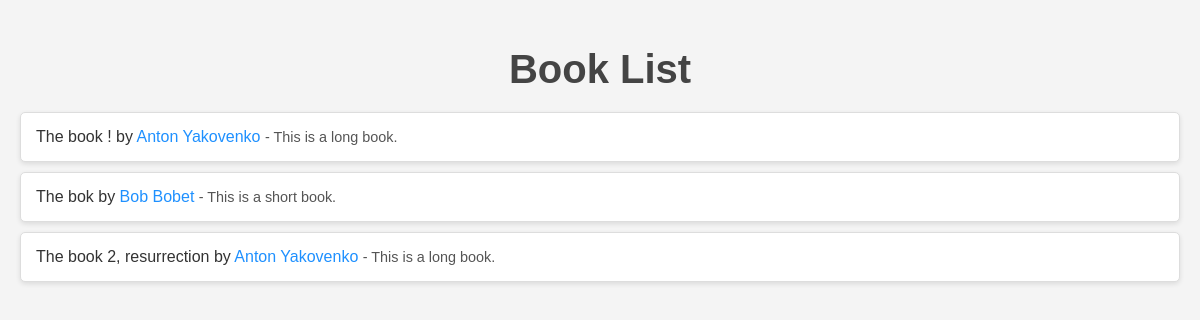
The page /books/ on the database its author committed.
### books/models.py (models this page shows, shortened)
class Book(models.Model):
    title = models.CharField(max_length=200)
    author = models.ForeignKey(Author, on_delete=models.CASCADE)
    summary = models.TextField(max_length=1000, help_text='Enter a brief description of the book')
    isbn = models.CharField('ISBN', max_length=13, unique=True)
    publication_date = models.DateField(null=True, blank=True)
    pages = models.IntegerField(null=True, blank=True)
    def is_long(self):
        return self.pages > 300

class Author(models.Model):
    first_name = models.CharField(max_length=100)
    last_name = models.CharField(max_length=100)
    date_of_birth = models.DateField(null=True, blank=True)

### books/views.py (the view)
# urls.py: path('', views.book_list, name='book_list'),
def book_list(request):
    books = Book.objects.all()
    return render(request, 'books/book_list.html', {'books': books})

### books/templates/books/book_list.html (shortened to what this page needs)
<!DOCTYPE html>
<html lang="en">
<head>
    {% load static %}
    <link rel="stylesheet" type="text/css" href="{% static 'books/style.css' %}">
</head>
<body>
    <h1>Book List</h1>
    <ul>
        {% for book in books %}
            <li>
                {{ book.title }} by <a href="{% url 'author_detail' author_id=book.author.id %}">{{ book.author.first_name }} {{ book.author.last_name }}</a>
                {% if book.is_long %}
                    <span> - This is a long book.</span>
                {% else %}
                    <span> - This is a short book.</span>
                {% endif %}
            </li>
        {% endfor %}
    </ul>
</body>
</html>

### books/static/books/style.css (style rules this page uses)
body { font-family: 'Arial', sans-serif; background-color: #f4f4f4; margin: 0; padding: 20px; color: #333; }
h1 { color: #444; text-align: center; font-size: 2.5em; margin-bottom: 20px; }
ul { list-style-type: none; padding: 0; }
ul li { background-color: #fff; margin: 10px 0; padding: 15px; border: 1px solid #ddd; border-radius: 5px; box-shadow: 0 2px 5px rgba(0, 0, 0, 0.1); }
ul li a { color: #1e90ff; text-decoration: none; }
span { font-size: 0.9em; color: #555; }

### rows shown on the page
Book: title "The book !", author.first_name "Anton", author.last_name "Yakovenko", pages "- This is a long book."
Book: title "The bok", author.first_name "Bob", author.last_name "Bobet", pages "- This is a short book."
Book: title "The book 2, resurrection", author.first_name "Anton", author.last_name "Yakovenko", pages "- This is a long book."
